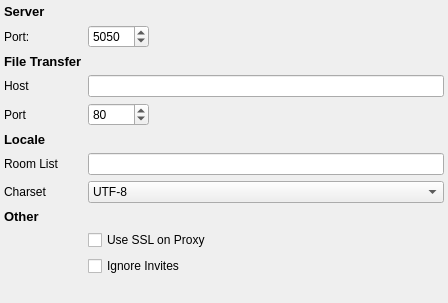
<?xml version="1.0" encoding="UTF-8"?>
<ui version="4.0">
 <class>YahooServerSettingsWidget</class>
 <widget class="QWidget" name="YahooServerSettingsWidget">
  <property name="geometry">
   <rect>
    <x>0</x>
    <y>0</y>
    <width>448</width>
    <height>303</height>
   </rect>
  </property>
  <property name="windowTitle">
   <string>Advanced Options</string>
  </property>
  <layout class="QVBoxLayout" name="verticalLayout_4">
   <property name="margin">
    <number>4</number>
   </property>
   <item>
    <layout class="QFormLayout" name="formLayout">
     <property name="sizeConstraint">
      <enum>QLayout::SetMinimumSize</enum>
     </property>
     <property name="fieldGrowthPolicy">
      <enum>QFormLayout::AllNonFixedFieldsGrow</enum>
     </property>
     <item row="0" column="0">
      <widget class="QLabel" name="serverHeadlineLabel">
       <property name="sizePolicy">
        <sizepolicy hsizetype="Maximum" vsizetype="Fixed">
         <horstretch>0</horstretch>
         <verstretch>0</verstretch>
        </sizepolicy>
       </property>
       <property name="text">
        <string>&lt;!DOCTYPE HTML PUBLIC &quot;-//W3C//DTD HTML 4.0//EN&quot; &quot;http://www.w3.org/TR/REC-html40/strict.dtd&quot;&gt;
&lt;html&gt;&lt;head&gt;&lt;meta name=&quot;qrichtext&quot; content=&quot;1&quot; /&gt;&lt;style type=&quot;text/css&quot;&gt;
p, li { white-space: pre-wrap; }
&lt;/style&gt;&lt;/head&gt;&lt;body style=&quot; font-family:'Sans Serif'; font-size:10pt; font-weight:400; font-style:normal;&quot;&gt;
&lt;p style=&quot; margin-top:0px; margin-bottom:0px; margin-left:0px; margin-right:0px; -qt-block-indent:0; text-indent:0px;&quot;&gt;&lt;span style=&quot; font-weight:600;&quot;&gt;Server&lt;/span&gt;&lt;/p&gt;&lt;/body&gt;&lt;/html&gt;</string>
       </property>
      </widget>
     </item>
     <item row="1" column="0">
      <widget class="QLabel" name="serverPortLabel">
       <property name="text">
        <string>Port:</string>
       </property>
      </widget>
     </item>
     <item row="1" column="1">
      <widget class="KIntSpinBox" name="serverPort">
       <property name="sizePolicy">
        <sizepolicy hsizetype="Fixed" vsizetype="Fixed">
         <horstretch>0</horstretch>
         <verstretch>0</verstretch>
        </sizepolicy>
       </property>
       <property name="maximum">
        <number>65536</number>
       </property>
       <property name="value">
        <number>5050</number>
       </property>
      </widget>
     </item>
     <item row="2" column="0">
      <widget class="QLabel" name="transferHeadlineLabel">
       <property name="sizePolicy">
        <sizepolicy hsizetype="Maximum" vsizetype="Fixed">
         <horstretch>0</horstretch>
         <verstretch>0</verstretch>
        </sizepolicy>
       </property>
       <property name="text">
        <string>&lt;!DOCTYPE HTML PUBLIC &quot;-//W3C//DTD HTML 4.0//EN&quot; &quot;http://www.w3.org/TR/REC-html40/strict.dtd&quot;&gt;
&lt;html&gt;&lt;head&gt;&lt;meta name=&quot;qrichtext&quot; content=&quot;1&quot; /&gt;&lt;style type=&quot;text/css&quot;&gt;
p, li { white-space: pre-wrap; }
&lt;/style&gt;&lt;/head&gt;&lt;body style=&quot; font-family:'Sans Serif'; font-size:10pt; font-weight:400; font-style:normal;&quot;&gt;
&lt;p style=&quot; margin-top:0px; margin-bottom:0px; margin-left:0px; margin-right:0px; -qt-block-indent:0; text-indent:0px;&quot;&gt;&lt;span style=&quot; font-weight:600;&quot;&gt;File Transfer&lt;/span&gt;&lt;/p&gt;&lt;/body&gt;&lt;/html&gt;</string>
       </property>
      </widget>
     </item>
     <item row="3" column="0">
      <widget class="QLabel" name="xferHostLabel">
       <property name="text">
        <string>Host</string>
       </property>
      </widget>
     </item>
     <item row="4" column="0">
      <widget class="QLabel" name="xferPortLabel">
       <property name="text">
        <string>Port</string>
       </property>
      </widget>
     </item>
     <item row="4" column="1">
      <widget class="KIntSpinBox" name="xferPort">
       <property name="sizePolicy">
        <sizepolicy hsizetype="Fixed" vsizetype="Fixed">
         <horstretch>0</horstretch>
         <verstretch>0</verstretch>
        </sizepolicy>
       </property>
       <property name="maximum">
        <number>65536</number>
       </property>
       <property name="value">
        <number>80</number>
       </property>
      </widget>
     </item>
     <item row="5" column="0">
      <widget class="QLabel" name="localeHeadlineLabel">
       <property name="sizePolicy">
        <sizepolicy hsizetype="Maximum" vsizetype="Fixed">
         <horstretch>0</horstretch>
         <verstretch>0</verstretch>
        </sizepolicy>
       </property>
       <property name="text">
        <string>&lt;!DOCTYPE HTML PUBLIC &quot;-//W3C//DTD HTML 4.0//EN&quot; &quot;http://www.w3.org/TR/REC-html40/strict.dtd&quot;&gt;
&lt;html&gt;&lt;head&gt;&lt;meta name=&quot;qrichtext&quot; content=&quot;1&quot; /&gt;&lt;style type=&quot;text/css&quot;&gt;
p, li { white-space: pre-wrap; }
&lt;/style&gt;&lt;/head&gt;&lt;body style=&quot; font-family:'Sans Serif'; font-size:10pt; font-weight:400; font-style:normal;&quot;&gt;
&lt;p style=&quot; margin-top:0px; margin-bottom:0px; margin-left:0px; margin-right:0px; -qt-block-indent:0; text-indent:0px;&quot;&gt;&lt;span style=&quot; font-weight:600;&quot;&gt;Locale&lt;/span&gt;&lt;/p&gt;&lt;/body&gt;&lt;/html&gt;</string>
       </property>
      </widget>
     </item>
     <item row="6" column="0">
      <widget class="QLabel" name="roomListLocaleLablel">
       <property name="text">
        <string>Room List</string>
       </property>
      </widget>
     </item>
     <item row="7" column="0">
      <widget class="QLabel" name="charsetLabel">
       <property name="text">
        <string>Charset</string>
       </property>
      </widget>
     </item>
     <item row="7" column="1">
      <widget class="KComboBox" name="charsetComboBox">
       <item>
        <property name="text">
         <string>UTF-8</string>
        </property>
       </item>
      </widget>
     </item>
     <item row="8" column="0">
      <widget class="QLabel" name="otherHeadlineLabel">
       <property name="sizePolicy">
        <sizepolicy hsizetype="Maximum" vsizetype="Fixed">
         <horstretch>0</horstretch>
         <verstretch>0</verstretch>
        </sizepolicy>
       </property>
       <property name="text">
        <string>&lt;!DOCTYPE HTML PUBLIC &quot;-//W3C//DTD HTML 4.0//EN&quot; &quot;http://www.w3.org/TR/REC-html40/strict.dtd&quot;&gt;
&lt;html&gt;&lt;head&gt;&lt;meta name=&quot;qrichtext&quot; content=&quot;1&quot; /&gt;&lt;style type=&quot;text/css&quot;&gt;
p, li { white-space: pre-wrap; }
&lt;/style&gt;&lt;/head&gt;&lt;body style=&quot; font-family:'Sans Serif'; font-size:10pt; font-weight:400; font-style:normal;&quot;&gt;
&lt;p style=&quot; margin-top:0px; margin-bottom:0px; margin-left:0px; margin-right:0px; -qt-block-indent:0; text-indent:0px;&quot;&gt;&lt;span style=&quot; font-weight:600;&quot;&gt;Other&lt;/span&gt;&lt;/p&gt;&lt;/body&gt;&lt;/html&gt;</string>
       </property>
      </widget>
     </item>
     <item row="9" column="1">
      <widget class="QCheckBox" name="SslProxy">
       <property name="text">
        <string>Use SSL on Proxy</string>
       </property>
      </widget>
     </item>
     <item row="10" column="1">
      <widget class="QCheckBox" name="ignoreInvites">
       <property name="text">
        <string>Ignore Invites</string>
       </property>
      </widget>
     </item>
     <item row="3" column="1">
      <widget class="KLineEdit" name="xferHost"/>
     </item>
     <item row="6" column="1">
      <widget class="KLineEdit" name="roomListLocale"/>
     </item>
    </layout>
   </item>
   <item>
    <spacer name="verticalSpacer">
     <property name="orientation">
      <enum>Qt::Vertical</enum>
     </property>
     <property name="sizeHint" stdset="0">
      <size>
       <width>20</width>
       <height>0</height>
      </size>
     </property>
    </spacer>
   </item>
  </layout>
 </widget>
 <customwidgets>
  <customwidget>
   <class>KIntSpinBox</class>
   <extends>QSpinBox</extends>
   <header>knuminput.h</header>
  </customwidget>
  <customwidget>
   <class>KLineEdit</class>
   <extends>QLineEdit</extends>
   <header>klineedit.h</header>
  </customwidget>
  <customwidget>
   <class>KComboBox</class>
   <extends>QComboBox</extends>
   <header>kcombobox.h</header>
  </customwidget>
 </customwidgets>
 <resources/>
 <connections/>
</ui>
